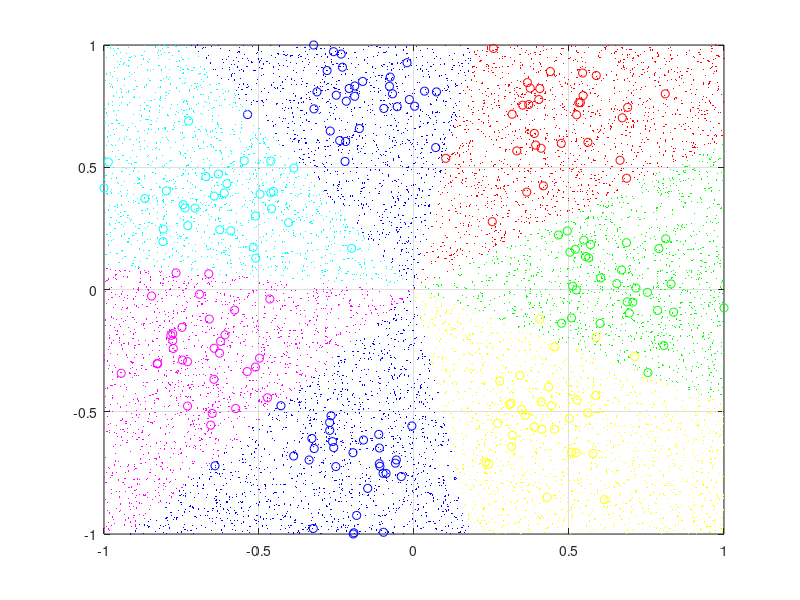

Recreate this plot in MATLAB.
clear
close all
clc

%% Multi-Class classification
nc = 30;                                % number of samples per class
c = 7;                                  % number of classes
r = 5;                                  % radius
X = [];
Y = [];

% We create the training set: a circle of radius r
for i = 1:c
    theta = i * (2 * pi / c);
    X = [X; randn(nc, 1) + r*cos(theta), randn(nc, 1) + r*sin(theta)];
    Y = [Y; i*ones(nc, 1)];
end
[n, d] = size(X);                       % total number of samples and dimension

%Normalization
for i = 1:d
   mi = min(X(:,i));
   ma = max(X(:,i));
   diff = ma - mi;
   X(:,i) = 2 * (X(:,i) - mi) / diff - 1;
end

% Plotting
colors = 'rbcmbyg';
figure, box on, grid on, hold on
for i = 1:c
   plot(X(Y==i,1), X(Y==i,2), ['o', colors(i)]); 
end

%% Implementation of all vs all learning phase
lambda = 1;                             % regularization term
W = [];
% All the classes must compete against all the others, so two nested loops
for i1 = 1:c
   for i2 = i1+1:c
       cp = Y == i1;                    % class plus
       cm = Y == i2;                    % class minus
       all = cp | cm;                   % all the points, labelled as +1 or -1
       Ytmp = cp*1 + cm*(-1);           
       W = [W, (X(all,:)'*X(all,:) + lambda*eye(d))\(X(all,:)'*Ytmp(all))]; % i store all Ws
   end
end

%% Classification phase
ns = 10000;
XS = 2 * rand(ns, d) - 1;
YS = zeros(ns, c * (c-1) / 2);
i3 = 0;                                 % tells which model i'm using in a particular iteration
for i1 = 1:c
   for i2 = i1+1:c
      i3 = i3 + 1;
      YS(:, i3) = XS * W(:, i3);
      % I go back to the original class (1,..,7)
      YS(:, i3) = (YS(:, i3) >= 0)*i1 + (YS(:, i3) < 0)*i2;
   end
end
YS = mode(YS, 2);                       % i take the most frequent results, row-wise

% Plot
for i = 1:c
   plot(XS(YS==i,1), XS(YS==i,2), ['.', colors(i)], 'MarkerSize', 1); 
end

% In the model there is no bias, so all serparators pass through the origin
% If we reduce nc, the classes will not have the same area anymore
% lambda should be chosen not a priori, but reapiting the process for
% different values and selecting the one with the lowest error











